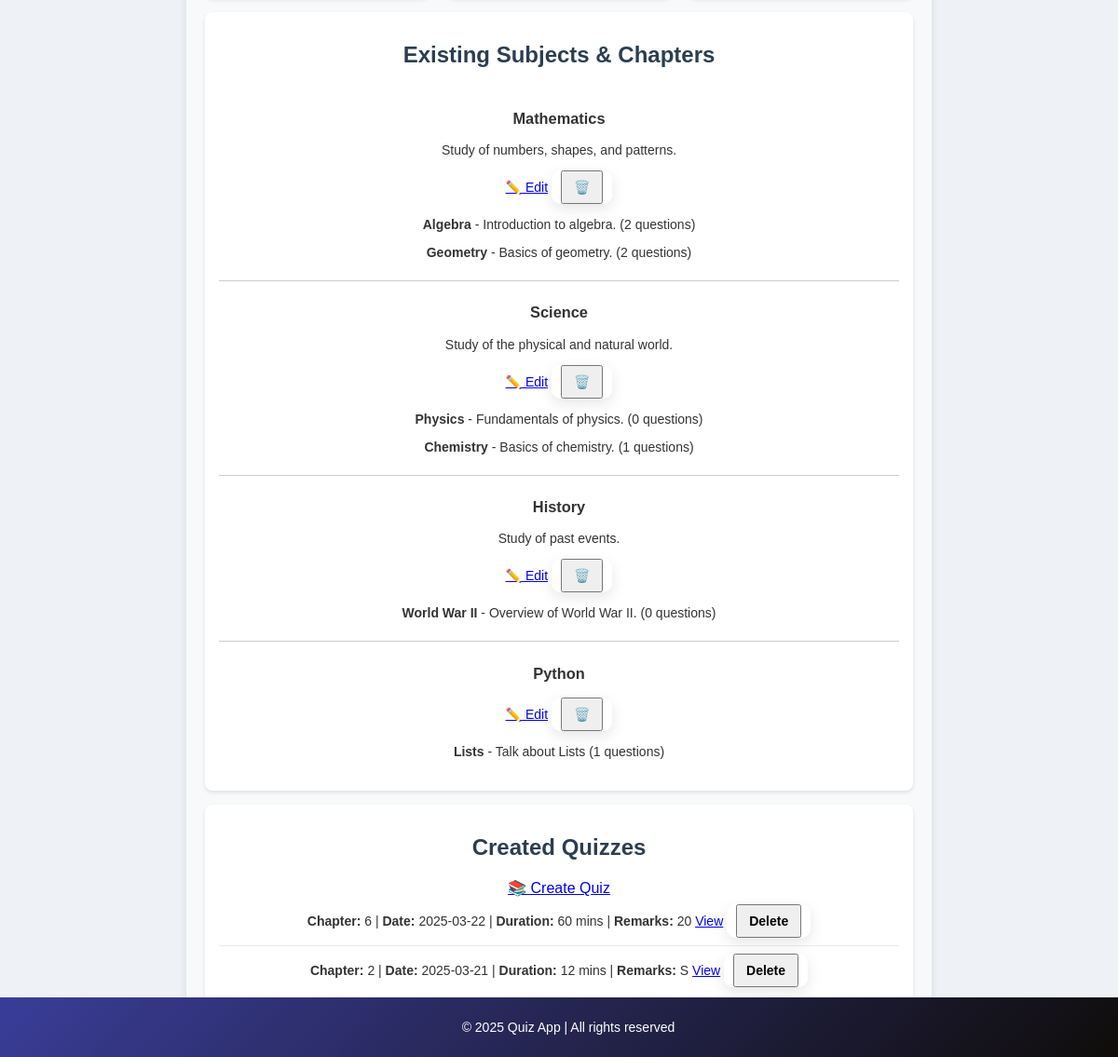
The app's page /admin_dashboard (signed in, lower part), older data.
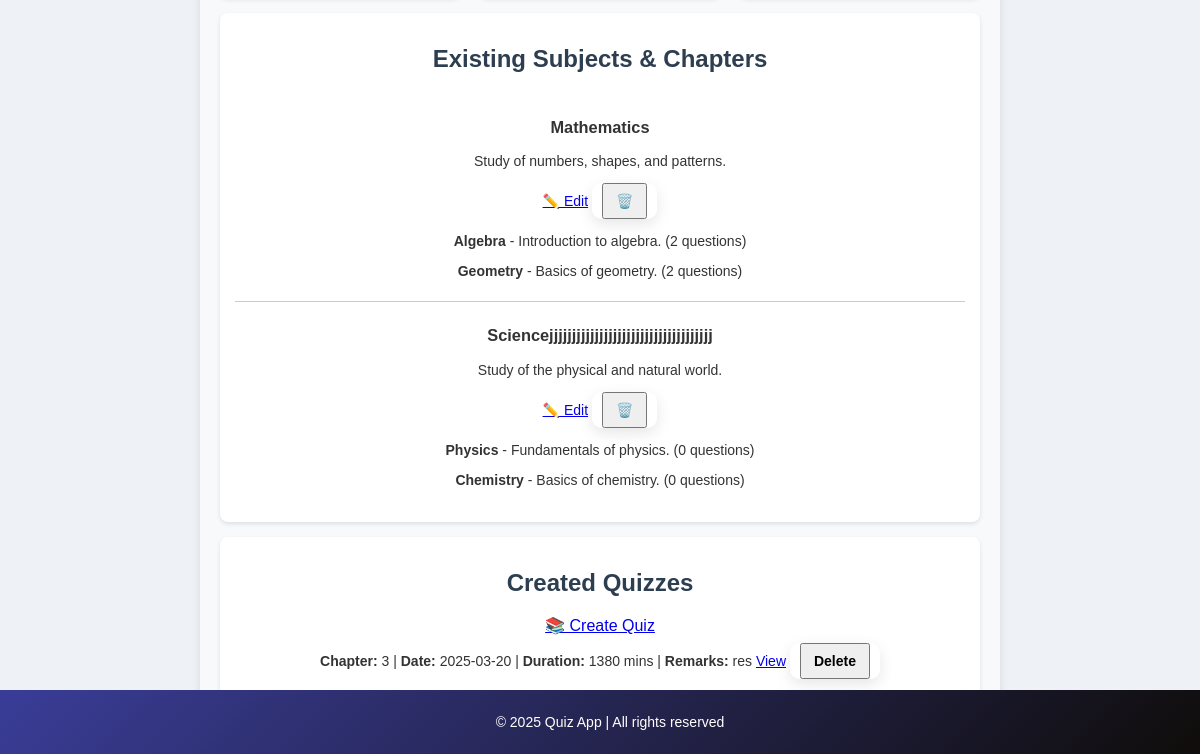
The same page, newer data.
### models.py (models this page shows, shortened)
class Subject(db.Model):
    __tablename__ = 'subjects'
    id = db.Column(db.Integer, primary_key=True)
    subject_name = db.Column(db.String(80), unique=True, nullable=False)
    description = db.Column(db.String(255), nullable=True)
    chapters = db.relationship('Chapter', backref='subject', lazy=True)

class Chapter(db.Model):
    __tablename__ = 'chapters'
    id = db.Column(db.Integer, primary_key=True)
    chapter_name = db.Column(db.String(80), unique=True, nullable=False)
    description = db.Column(db.String(255), nullable=True)
    subject_id = db.Column(db.Integer, db.ForeignKey('subjects.id'), nullable=False)
    quizzes = db.relationship('Quiz', back_populates='chapter', lazy=True)
    questions = db.relationship('Question', back_populates='chapter', lazy=True)

class Quiz(db.Model):
    __tablename__ = 'quiz'
    id = db.Column(db.Integer, primary_key=True)
    chapter_id = db.Column(db.Integer, db.ForeignKey('chapters.id'), nullable=False)
    name = db.Column(db.String(225), unique=True, nullable=False)
    date_of_quiz = db.Column(db.Date, nullable=True)
    time_duration = db.Column(db.Integer, nullable=True)
    remarks = db.Column(db.String(255), nullable=True)
    chapter = db.relationship('Chapter', back_populates='quizzes')
    scores = db.relationship('Score', backref='quiz', lazy=True)

### app.py (the view, shortened to what this page needs)
@app.route('/admin_dashboard', methods=['GET', 'POST'])
@admin_required
def admin_dashboard():
    subjects = Subject.query.all()
    chapters = Chapter.query.all()
    quizzes = Quiz.query.all()
    return render_template("admin_dashboard.html", subjects=subjects, chapters=chapters, quizzes=quizzes)

### app.py (called while the page is built)
def admin_required(f):
    @wraps(f)
    def decorated_function(*args, **kwargs):
        if "user_id" not in session or session.get('user_role') != 'admin':
            flash("Unauthorized access!", "danger")
            return redirect(url_for("login"))
        return f(*args, **kwargs)
    return decorated_function

### templates/admin_dashboard.html (shortened to what this page needs)
{% extends 'base.html' %}
{% block content %}
<div class="dashboard-container">
  <div class="subject-container">
    <h2 class="text-center">Existing Subjects & Chapters</h2>
    {% for subject in subjects %}
    <div class="subject-item">
      <h3 class="text-center">{{ subject.subject_name }}</h3>
      <p class="text-center text-muted">{{ subject.description }}</p>
      <div class="text-center">
        <a href="{{ url_for('edit_subject', subject_id=subject.id) }}" class="btn btn-warning">✏️ Edit</a>
        <form method="POST" action="{{ url_for('delete_subject', subject_id=subject.id) }}" style="display: inline;">
          <button type="submit" class="btn btn-danger" onclick="return confirm('Delete this subject?');">🗑️</button>
        </form>
      </div>
      <div>
        {% for chapter in subject.chapters %}
        <p><strong>{{ chapter.chapter_name }}</strong> - {{ chapter.description }} ({{ chapter.questions|length }} questions)</p>
        {% endfor %}
      </div>
    </div>
    {% else %}
    <p class="text-center text-muted">No subjects available.</p>
    {% endfor %}
  </div>
  <div class="quiz-container">
    <h2 class="text-center">Created Quizzes</h2>
    <div class="text-center">
      <a href="{{ url_for('create_quiz') }}" class="btn btn-primary">📚 Create Quiz</a>
    </div>
    {% if quizzes %}
    <ul>
      {% for quiz in quizzes %}
      <li>
        <strong>Chapter:</strong> {{ quiz.chapter_id }} |
        <strong>Date:</strong> {{ quiz.date_of_quiz }} |
        <strong>Duration:</strong> {{ quiz.time_duration }} mins |
        <strong>Remarks:</strong> {{ quiz.remarks }}
        <a href="{{ url_for('view_quiz', quiz_id=quiz.id) }}" class="btn btn-info">View</a>
        <form method="POST" action="{{ url_for('delete_quiz', quiz_id=quiz.id) }}" style="display: inline;">
          <button type="submit" class="btn btn-danger" onclick="return confirm('Delete this quiz?');">Delete</button>
      </form>
      </li>
      {% endfor %}
    </ul>
    {% else %}
    <p class="text-center text-muted">No quizzes available.</p>
    {% endif %}
  </div>
</div>
{% endblock %}

Row changes from the older to the newer data that the page shows:
removed Subject: subject_name "History", description "Study of past events."
removed Chapter: chapter_name "World War II", description "Overview of World War II.", questions|length "0", shown under "History"
removed Subject: subject_name "Python"
removed Chapter: chapter_name "Lists", description "Talk about Lists", questions|length "1", shown under "Python"
removed Quiz: chapter_id "6", date_of_quiz "2025-03-22", time_duration "60", remarks "20"
removed Quiz: chapter_id "2", date_of_quiz "2025-03-21", time_duration "12", remarks "S"
changed Subject "Study of the physical and natural world.": subject_name "Science" → "Sciencejjjjjjjjjjjjjjjjjjjjjjjjjjjjjjjjjjjj"
computed for Chapter "Chemistry": questions|length "1" → "0"
added Quiz: chapter_id "3", date_of_quiz "2025-03-20", time_duration "1380", remarks "res"
